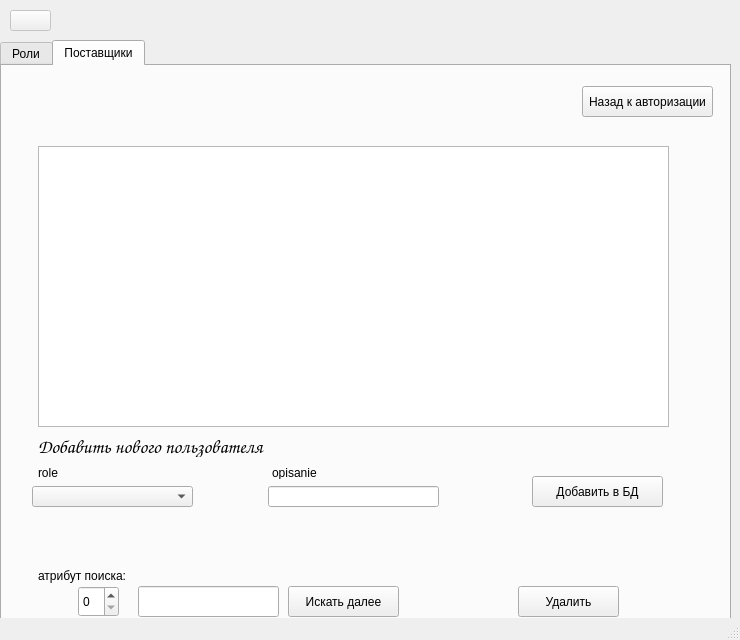
<?xml version="1.0" encoding="UTF-8"?>
<ui version="4.0">
 <class>MainWindow</class>
 <widget class="QMainWindow" name="MainWindow">
  <property name="geometry">
   <rect>
    <x>0</x>
    <y>0</y>
    <width>740</width>
    <height>640</height>
   </rect>
  </property>
  <property name="minimumSize">
   <size>
    <width>740</width>
    <height>640</height>
   </size>
  </property>
  <property name="maximumSize">
   <size>
    <width>740</width>
    <height>640</height>
   </size>
  </property>
  <property name="windowTitle">
   <string>MainWindow</string>
  </property>
  <property name="animated">
   <bool>true</bool>
  </property>
  <widget class="QWidget" name="centralwidget">
   <widget class="QTabWidget" name="tabWidget">
    <property name="geometry">
     <rect>
      <x>0</x>
      <y>40</y>
      <width>731</width>
      <height>591</height>
     </rect>
    </property>
    <property name="currentIndex">
     <number>1</number>
    </property>
    <widget class="QWidget" name="tab_rol">
     <attribute name="title">
      <string>Роли</string>
     </attribute>
     <widget class="QTableView" name="tableView_rolpolzov">
      <property name="geometry">
       <rect>
        <x>15</x>
        <y>80</y>
        <width>301</width>
        <height>192</height>
       </rect>
      </property>
     </widget>
     <widget class="QTableView" name="tableView_rolpostavchika">
      <property name="geometry">
       <rect>
        <x>355</x>
        <y>80</y>
        <width>351</width>
        <height>192</height>
       </rect>
      </property>
     </widget>
     <widget class="QLabel" name="label_8">
      <property name="geometry">
       <rect>
        <x>40</x>
        <y>30</y>
        <width>201</width>
        <height>31</height>
       </rect>
      </property>
      <property name="font">
       <font>
        <family>Comic Sans MS</family>
        <pointsize>14</pointsize>
        <weight>75</weight>
        <bold>true</bold>
       </font>
      </property>
      <property name="text">
       <string>Роль пользователя:</string>
      </property>
     </widget>
     <widget class="QLabel" name="label_9">
      <property name="geometry">
       <rect>
        <x>360</x>
        <y>30</y>
        <width>201</width>
        <height>31</height>
       </rect>
      </property>
      <property name="font">
       <font>
        <family>Comic Sans MS</family>
        <pointsize>14</pointsize>
        <weight>75</weight>
        <bold>true</bold>
       </font>
      </property>
      <property name="text">
       <string>Роль поставщика:</string>
      </property>
     </widget>
     <widget class="QLabel" name="label_10">
      <property name="geometry">
       <rect>
        <x>20</x>
        <y>300</y>
        <width>301</width>
        <height>61</height>
       </rect>
      </property>
      <property name="font">
       <font>
        <family>Comic Sans MS</family>
        <pointsize>14</pointsize>
        <weight>75</weight>
        <bold>true</bold>
       </font>
      </property>
      <property name="text">
       <string>Добавить новую 
роль пользователя:</string>
      </property>
     </widget>
     <widget class="QLabel" name="label_11">
      <property name="geometry">
       <rect>
        <x>360</x>
        <y>300</y>
        <width>301</width>
        <height>61</height>
       </rect>
      </property>
      <property name="font">
       <font>
        <family>Comic Sans MS</family>
        <pointsize>14</pointsize>
        <weight>75</weight>
        <bold>true</bold>
       </font>
      </property>
      <property name="text">
       <string>Добавить новую 
роль поcтавщика:</string>
      </property>
     </widget>
     <widget class="QLineEdit" name="lineEdit_9">
      <property name="geometry">
       <rect>
        <x>20</x>
        <y>390</y>
        <width>161</width>
        <height>21</height>
       </rect>
      </property>
     </widget>
     <widget class="QPushButton" name="AddonDB_btn_rolpolzov">
      <property name="enabled">
       <bool>true</bool>
      </property>
      <property name="geometry">
       <rect>
        <x>220</x>
        <y>380</y>
        <width>91</width>
        <height>31</height>
       </rect>
      </property>
      <property name="text">
       <string>Добавить в БД</string>
      </property>
     </widget>
     <widget class="QLabel" name="label_24">
      <property name="geometry">
       <rect>
        <x>20</x>
        <y>370</y>
        <width>81</width>
        <height>16</height>
       </rect>
      </property>
      <property name="text">
       <string>описание роли</string>
      </property>
     </widget>
     <widget class="QLineEdit" name="lineEdit_11">
      <property name="geometry">
       <rect>
        <x>360</x>
        <y>390</y>
        <width>171</width>
        <height>21</height>
       </rect>
      </property>
     </widget>
     <widget class="QLabel" name="label_25">
      <property name="geometry">
       <rect>
        <x>360</x>
        <y>370</y>
        <width>81</width>
        <height>16</height>
       </rect>
      </property>
      <property name="text">
       <string>описание роли</string>
      </property>
     </widget>
     <widget class="QPushButton" name="Delete_btn_rolpolzovatel">
      <property name="geometry">
       <rect>
        <x>20</x>
        <y>450</y>
        <width>141</width>
        <height>41</height>
       </rect>
      </property>
      <property name="text">
       <string>Удалить</string>
      </property>
     </widget>
     <widget class="QPushButton" name="AddonDB_btn_rolpostavchika">
      <property name="enabled">
       <bool>true</bool>
      </property>
      <property name="geometry">
       <rect>
        <x>580</x>
        <y>380</y>
        <width>91</width>
        <height>31</height>
       </rect>
      </property>
      <property name="text">
       <string>Добавить в БД</string>
      </property>
     </widget>
     <widget class="QLabel" name="label_26">
      <property name="geometry">
       <rect>
        <x>20</x>
        <y>430</y>
        <width>151</width>
        <height>21</height>
       </rect>
      </property>
      <property name="text">
       <string>Удалить выделенную роль</string>
      </property>
     </widget>
     <widget class="QLabel" name="label_27">
      <property name="geometry">
       <rect>
        <x>360</x>
        <y>430</y>
        <width>151</width>
        <height>21</height>
       </rect>
      </property>
      <property name="text">
       <string>Удалить выделенную роль</string>
      </property>
     </widget>
     <widget class="QPushButton" name="Delete_btn_rolpostavchika">
      <property name="geometry">
       <rect>
        <x>360</x>
        <y>450</y>
        <width>141</width>
        <height>41</height>
       </rect>
      </property>
      <property name="text">
       <string>Удалить</string>
      </property>
     </widget>
    </widget>
    <widget class="QWidget" name="tab_postavchiki">
     <attribute name="title">
      <string>Поставщики</string>
     </attribute>
     <widget class="QPushButton" name="pushButton_2">
      <property name="geometry">
       <rect>
        <x>580</x>
        <y>20</y>
        <width>131</width>
        <height>31</height>
       </rect>
      </property>
      <property name="text">
       <string>Назад к авторизации</string>
      </property>
     </widget>
     <widget class="QLabel" name="label_4">
      <property name="geometry">
       <rect>
        <x>270</x>
        <y>400</y>
        <width>47</width>
        <height>13</height>
       </rect>
      </property>
      <property name="text">
       <string>opisanie</string>
      </property>
     </widget>
     <widget class="QPushButton" name="Delete_btn">
      <property name="geometry">
       <rect>
        <x>516</x>
        <y>520</y>
        <width>101</width>
        <height>31</height>
       </rect>
      </property>
      <property name="text">
       <string>Удалить</string>
      </property>
     </widget>
     <widget class="QSpinBox" name="spinBox">
      <property name="geometry">
       <rect>
        <x>76</x>
        <y>520</y>
        <width>41</width>
        <height>31</height>
       </rect>
      </property>
      <property name="maximum">
       <number>2</number>
      </property>
     </widget>
     <widget class="QPushButton" name="AddonDB_btn">
      <property name="enabled">
       <bool>true</bool>
      </property>
      <property name="geometry">
       <rect>
        <x>530</x>
        <y>410</y>
        <width>131</width>
        <height>31</height>
       </rect>
      </property>
      <property name="text">
       <string>Добавить в БД</string>
      </property>
     </widget>
     <widget class="QLabel" name="label_role">
      <property name="geometry">
       <rect>
        <x>36</x>
        <y>400</y>
        <width>47</width>
        <height>13</height>
       </rect>
      </property>
      <property name="text">
       <string>role</string>
      </property>
     </widget>
     <widget class="QLineEdit" name="lineEdit_znacheniepoiska">
      <property name="geometry">
       <rect>
        <x>136</x>
        <y>520</y>
        <width>141</width>
        <height>31</height>
       </rect>
      </property>
     </widget>
     <widget class="QLabel" name="label_7">
      <property name="geometry">
       <rect>
        <x>36</x>
        <y>500</y>
        <width>91</width>
        <height>20</height>
       </rect>
      </property>
      <property name="text">
       <string>атрибут поиска:</string>
      </property>
     </widget>
     <widget class="QPushButton" name="PoiskSled_btn">
      <property name="geometry">
       <rect>
        <x>286</x>
        <y>520</y>
        <width>111</width>
        <height>31</height>
       </rect>
      </property>
      <property name="text">
       <string>Искать далее</string>
      </property>
     </widget>
     <widget class="QTableView" name="tableView">
      <property name="geometry">
       <rect>
        <x>36</x>
        <y>80</y>
        <width>631</width>
        <height>281</height>
       </rect>
      </property>
     </widget>
     <widget class="QLineEdit" name="lineEdit_Nopisanie">
      <property name="geometry">
       <rect>
        <x>266</x>
        <y>420</y>
        <width>171</width>
        <height>21</height>
       </rect>
      </property>
     </widget>
     <widget class="QLabel" name="label_2">
      <property name="geometry">
       <rect>
        <x>36</x>
        <y>370</y>
        <width>301</width>
        <height>21</height>
       </rect>
      </property>
      <property name="font">
       <font>
        <family>Comic Sans MS</family>
        <pointsize>14</pointsize>
        <weight>75</weight>
        <bold>true</bold>
       </font>
      </property>
      <property name="text">
       <string>Добавить нового пользователя</string>
      </property>
     </widget>
     <widget class="QComboBox" name="comboBox_Nrole">
      <property name="geometry">
       <rect>
        <x>30</x>
        <y>420</y>
        <width>161</width>
        <height>21</height>
       </rect>
      </property>
     </widget>
    </widget>
   </widget>
   <widget class="QPushButton" name="pushButton">
    <property name="enabled">
     <bool>false</bool>
    </property>
    <property name="geometry">
     <rect>
      <x>10</x>
      <y>10</y>
      <width>41</width>
      <height>21</height>
     </rect>
    </property>
    <property name="text">
     <string/>
    </property>
   </widget>
   <widget class="QLabel" name="label_6">
    <property name="geometry">
     <rect>
      <x>100</x>
      <y>10</y>
      <width>171</width>
      <height>21</height>
     </rect>
    </property>
    <property name="text">
     <string/>
    </property>
   </widget>
  </widget>
  <widget class="QStatusBar" name="statusbar"/>
 </widget>
 <resources/>
 <connections/>
</ui>
